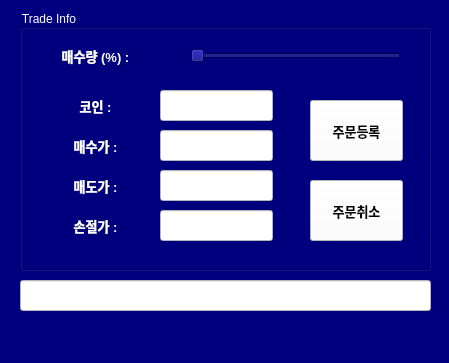
<?xml version="1.0" encoding="UTF-8"?>
<ui version="4.0">
 <class>MainWindow</class>
 <widget class="QMainWindow" name="MainWindow">
  <property name="geometry">
   <rect>
    <x>0</x>
    <y>0</y>
    <width>449</width>
    <height>363</height>
   </rect>
  </property>
  <property name="windowTitle">
   <string>MainWindow</string>
  </property>
  <property name="styleSheet">
   <string notr="true">background-color: rgb(51, 143, 255);
color: rgb(255, 255, 255);
background-color: rgb(0, 0, 127);</string>
  </property>
  <widget class="QWidget" name="centralwidget">
   <widget class="QLineEdit" name="lineEdit_buy">
    <property name="geometry">
     <rect>
      <x>160</x>
      <y>130</y>
      <width>113</width>
      <height>31</height>
     </rect>
    </property>
    <property name="styleSheet">
     <string notr="true">color: rgb(0, 0, 0);
background-color: rgb(255, 255, 255);</string>
    </property>
    <property name="alignment">
     <set>Qt::AlignCenter</set>
    </property>
   </widget>
   <widget class="QLineEdit" name="lineEdit_sell">
    <property name="geometry">
     <rect>
      <x>160</x>
      <y>170</y>
      <width>113</width>
      <height>31</height>
     </rect>
    </property>
    <property name="styleSheet">
     <string notr="true">color: rgb(0, 0, 0);
background-color: rgb(255, 255, 255);</string>
    </property>
    <property name="alignment">
     <set>Qt::AlignCenter</set>
    </property>
   </widget>
   <widget class="QLineEdit" name="lineEdit_exit">
    <property name="geometry">
     <rect>
      <x>160</x>
      <y>210</y>
      <width>113</width>
      <height>31</height>
     </rect>
    </property>
    <property name="styleSheet">
     <string notr="true">color: rgb(0, 0, 0);
background-color: rgb(255, 255, 255);</string>
    </property>
    <property name="alignment">
     <set>Qt::AlignCenter</set>
    </property>
   </widget>
   <widget class="QLineEdit" name="lineEdit_status">
    <property name="geometry">
     <rect>
      <x>20</x>
      <y>280</y>
      <width>411</width>
      <height>31</height>
     </rect>
    </property>
    <property name="font">
     <font>
      <family>맑은 고딕</family>
      <pointsize>10</pointsize>
      <weight>75</weight>
      <bold>true</bold>
     </font>
    </property>
    <property name="styleSheet">
     <string notr="true">color: rgb(0, 0, 0);
background-color: rgb(255, 255, 255);</string>
    </property>
    <property name="text">
     <string/>
    </property>
    <property name="alignment">
     <set>Qt::AlignCenter</set>
    </property>
   </widget>
   <widget class="QLineEdit" name="lineEdit_coin">
    <property name="geometry">
     <rect>
      <x>160</x>
      <y>90</y>
      <width>113</width>
      <height>31</height>
     </rect>
    </property>
    <property name="styleSheet">
     <string notr="true">color: rgb(0, 0, 0);
background-color: rgb(255, 255, 255);</string>
    </property>
    <property name="alignment">
     <set>Qt::AlignCenter</set>
    </property>
   </widget>
   <widget class="QLabel" name="label">
    <property name="geometry">
     <rect>
      <x>40</x>
      <y>90</y>
      <width>111</width>
      <height>31</height>
     </rect>
    </property>
    <property name="font">
     <font>
      <pointsize>10</pointsize>
      <weight>75</weight>
      <bold>true</bold>
     </font>
    </property>
    <property name="text">
     <string>코인 :</string>
    </property>
    <property name="alignment">
     <set>Qt::AlignCenter</set>
    </property>
   </widget>
   <widget class="QLabel" name="label_2">
    <property name="geometry">
     <rect>
      <x>40</x>
      <y>130</y>
      <width>111</width>
      <height>31</height>
     </rect>
    </property>
    <property name="font">
     <font>
      <pointsize>10</pointsize>
      <weight>75</weight>
      <bold>true</bold>
     </font>
    </property>
    <property name="text">
     <string>매수가 :</string>
    </property>
    <property name="alignment">
     <set>Qt::AlignCenter</set>
    </property>
   </widget>
   <widget class="QLabel" name="label_3">
    <property name="geometry">
     <rect>
      <x>40</x>
      <y>170</y>
      <width>111</width>
      <height>31</height>
     </rect>
    </property>
    <property name="font">
     <font>
      <pointsize>10</pointsize>
      <weight>75</weight>
      <bold>true</bold>
     </font>
    </property>
    <property name="text">
     <string>매도가 :</string>
    </property>
    <property name="alignment">
     <set>Qt::AlignCenter</set>
    </property>
   </widget>
   <widget class="QLabel" name="label_4">
    <property name="geometry">
     <rect>
      <x>40</x>
      <y>210</y>
      <width>111</width>
      <height>31</height>
     </rect>
    </property>
    <property name="font">
     <font>
      <pointsize>10</pointsize>
      <weight>75</weight>
      <bold>true</bold>
     </font>
    </property>
    <property name="text">
     <string>손절가 :</string>
    </property>
    <property name="alignment">
     <set>Qt::AlignCenter</set>
    </property>
   </widget>
   <widget class="QGroupBox" name="groupBox">
    <property name="geometry">
     <rect>
      <x>20</x>
      <y>10</y>
      <width>411</width>
      <height>261</height>
     </rect>
    </property>
    <property name="title">
     <string>Trade Info</string>
    </property>
    <widget class="QPushButton" name="pushButton_trade">
     <property name="geometry">
      <rect>
       <x>290</x>
       <y>90</y>
       <width>93</width>
       <height>61</height>
      </rect>
     </property>
     <property name="font">
      <font>
       <family>맑은 고딕</family>
       <pointsize>10</pointsize>
       <weight>75</weight>
       <bold>true</bold>
      </font>
     </property>
     <property name="styleSheet">
      <string notr="true">background-color: rgb(255, 255, 255);
color: rgb(0, 0, 0);</string>
     </property>
     <property name="text">
      <string>주문등록</string>
     </property>
    </widget>
    <widget class="QPushButton" name="pushButton_cancel">
     <property name="geometry">
      <rect>
       <x>290</x>
       <y>170</y>
       <width>93</width>
       <height>61</height>
      </rect>
     </property>
     <property name="font">
      <font>
       <family>맑은 고딕</family>
       <pointsize>10</pointsize>
       <weight>75</weight>
       <bold>true</bold>
      </font>
     </property>
     <property name="styleSheet">
      <string notr="true">background-color: rgb(255, 255, 255);
color: rgb(0, 0, 0);</string>
     </property>
     <property name="text">
      <string>주문취소</string>
     </property>
    </widget>
    <widget class="QSlider" name="slider_krw">
     <property name="geometry">
      <rect>
       <x>170</x>
       <y>35</y>
       <width>211</width>
       <height>21</height>
      </rect>
     </property>
     <property name="orientation">
      <enum>Qt::Horizontal</enum>
     </property>
    </widget>
    <widget class="QLabel" name="label_5">
     <property name="geometry">
      <rect>
       <x>20</x>
       <y>30</y>
       <width>111</width>
       <height>31</height>
      </rect>
     </property>
     <property name="font">
      <font>
       <pointsize>10</pointsize>
       <weight>75</weight>
       <bold>true</bold>
      </font>
     </property>
     <property name="text">
      <string>매수량 (%) :</string>
     </property>
     <property name="alignment">
      <set>Qt::AlignCenter</set>
     </property>
    </widget>
   </widget>
   <zorder>groupBox</zorder>
   <zorder>lineEdit_buy</zorder>
   <zorder>lineEdit_sell</zorder>
   <zorder>lineEdit_exit</zorder>
   <zorder>lineEdit_status</zorder>
   <zorder>lineEdit_coin</zorder>
   <zorder>label</zorder>
   <zorder>label_2</zorder>
   <zorder>label_3</zorder>
   <zorder>label_4</zorder>
  </widget>
  <widget class="QMenuBar" name="menubar">
   <property name="geometry">
    <rect>
     <x>0</x>
     <y>0</y>
     <width>449</width>
     <height>26</height>
    </rect>
   </property>
  </widget>
  <widget class="QStatusBar" name="statusbar"/>
 </widget>
 <tabstops>
  <tabstop>lineEdit_coin</tabstop>
  <tabstop>lineEdit_buy</tabstop>
  <tabstop>lineEdit_sell</tabstop>
  <tabstop>lineEdit_exit</tabstop>
  <tabstop>pushButton_trade</tabstop>
  <tabstop>pushButton_cancel</tabstop>
  <tabstop>lineEdit_status</tabstop>
 </tabstops>
 <resources/>
 <connections/>
</ui>
